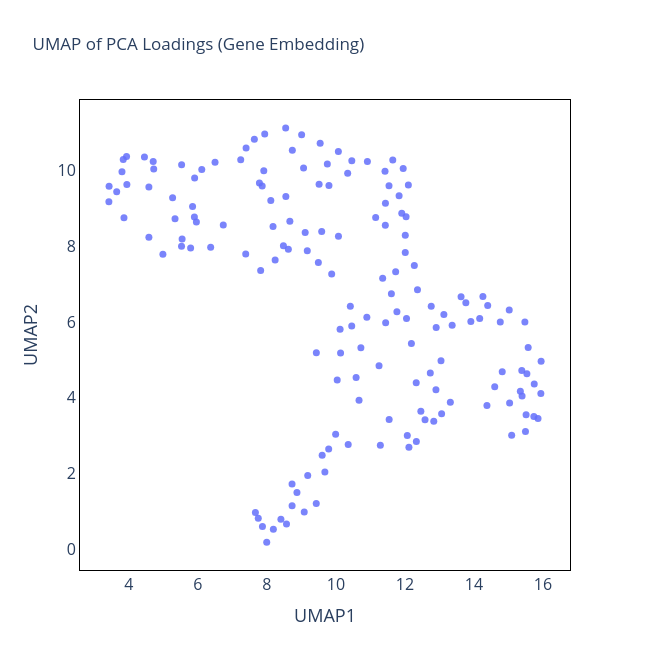

The notebook cell saved with this chart:
### Code cell
report = Spatial_DEG(n_components=3, standardize=True).fit(
    feature_matrix,
    feature_names=common_genes
)

# 1) conduct UMAP
umap_df = report.fit_umap_on_loadings(
    n_neighbors=10,
    min_dist=0.5,
    random_state=42,
)

# 2) show 2D maps
report.plot_umap_loadings_interactive(umap_df)

### Figure 1 — Plotly figure (JSON) as saved in the notebook; plotly's stock layout.template omitted (floating-point values rounded to 4 significant figures; data arrays with more than 128 entries replaced by an {"elided": "..."} marker saying what was removed)
{"data": [{"hovertemplate": "<b>%{hovertext}</b><br><br>UMAP1=%{x}<br>UMAP2=%{y}<extra></extra>", "hovertext": {"elided": "157 str values"}, "legendgroup": "", "marker": {"color": "#636efa", "opacity": 0.85, "size": 7, "symbol": "circle"}, "mode": "markers", "name": "", "orientation": "v", "showlegend": false, "type": "scatter", "x": {"elided": "157 float values"}, "xaxis": "x", "y": {"elided": "157 float values"}, "yaxis": "y"}], "layout": {"height": 650, "legend": {"tracegroupgap": 0}, "plot_bgcolor": "white", "title": {"text": "UMAP of PCA Loadings (Gene Embedding)"}, "width": 650, "xaxis": {"anchor": "y", "domain": [0, 1], "linecolor": "black", "linewidth": 1, "mirror": true, "showline": true, "tickfont": {"size": 16}, "title": {"font": {"size": 18}, "text": "UMAP1"}}, "yaxis": {"anchor": "x", "domain": [0, 1], "linecolor": "black", "linewidth": 1, "mirror": true, "showline": true, "tickfont": {"size": 16}, "title": {"font": {"size": 18}, "text": "UMAP2"}}}}
